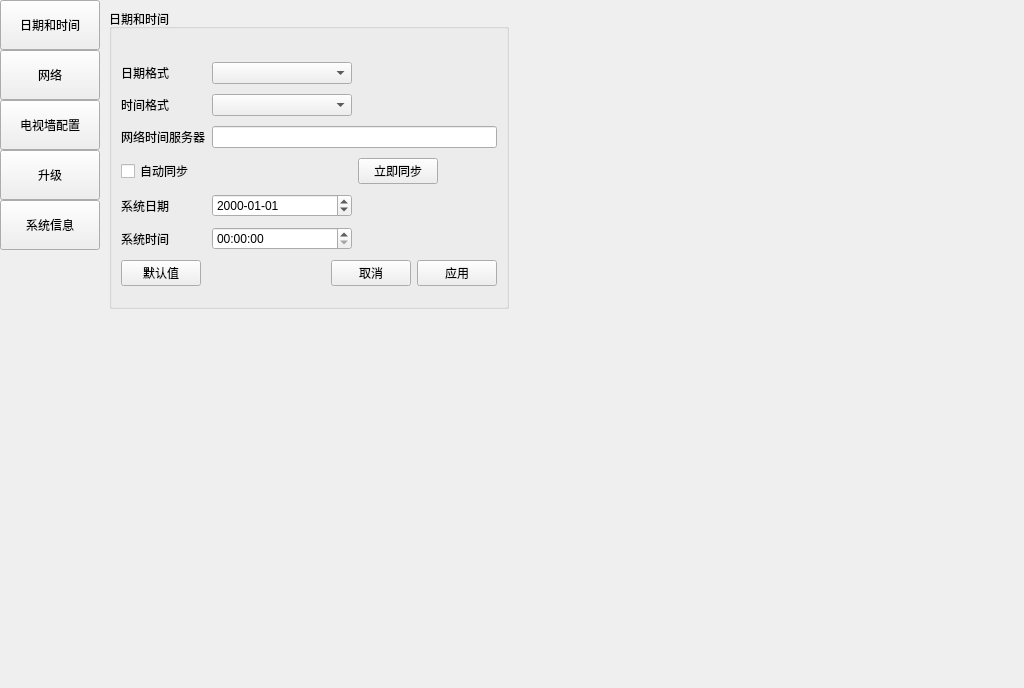
<?xml version="1.0" encoding="UTF-8"?>
<ui version="4.0">
 <class>page_config</class>
 <widget class="QWidget" name="page_config">
  <property name="geometry">
   <rect>
    <x>0</x>
    <y>0</y>
    <width>1024</width>
    <height>688</height>
   </rect>
  </property>
  <property name="windowTitle">
   <string>Form</string>
  </property>
  <layout class="QHBoxLayout" name="horizontalLayout">
   <property name="spacing">
    <number>0</number>
   </property>
   <property name="margin">
    <number>0</number>
   </property>
   <item>
    <widget class="QWidget" name="widget_left" native="true">
     <property name="sizePolicy">
      <sizepolicy hsizetype="Fixed" vsizetype="Preferred">
       <horstretch>0</horstretch>
       <verstretch>0</verstretch>
      </sizepolicy>
     </property>
     <property name="minimumSize">
      <size>
       <width>100</width>
       <height>0</height>
      </size>
     </property>
     <property name="maximumSize">
      <size>
       <width>100</width>
       <height>16777215</height>
      </size>
     </property>
     <layout class="QVBoxLayout" name="verticalLayout">
      <property name="spacing">
       <number>0</number>
      </property>
      <property name="margin">
       <number>0</number>
      </property>
      <item>
       <widget class="QPushButton" name="btn_date">
        <property name="sizePolicy">
         <sizepolicy hsizetype="Fixed" vsizetype="Fixed">
          <horstretch>0</horstretch>
          <verstretch>0</verstretch>
         </sizepolicy>
        </property>
        <property name="minimumSize">
         <size>
          <width>100</width>
          <height>50</height>
         </size>
        </property>
        <property name="text">
         <string>日期和时间</string>
        </property>
        <property name="checkable">
         <bool>true</bool>
        </property>
       </widget>
      </item>
      <item>
       <widget class="QPushButton" name="btn_network">
        <property name="sizePolicy">
         <sizepolicy hsizetype="Fixed" vsizetype="Fixed">
          <horstretch>0</horstretch>
          <verstretch>0</verstretch>
         </sizepolicy>
        </property>
        <property name="minimumSize">
         <size>
          <width>100</width>
          <height>50</height>
         </size>
        </property>
        <property name="text">
         <string>网络</string>
        </property>
        <property name="checkable">
         <bool>true</bool>
        </property>
       </widget>
      </item>
      <item>
       <widget class="QPushButton" name="btn_tv_wall">
        <property name="sizePolicy">
         <sizepolicy hsizetype="Fixed" vsizetype="Fixed">
          <horstretch>0</horstretch>
          <verstretch>0</verstretch>
         </sizepolicy>
        </property>
        <property name="minimumSize">
         <size>
          <width>100</width>
          <height>50</height>
         </size>
        </property>
        <property name="text">
         <string>电视墙配置</string>
        </property>
        <property name="checkable">
         <bool>true</bool>
        </property>
       </widget>
      </item>
      <item>
       <widget class="QPushButton" name="btn_upgrade">
        <property name="sizePolicy">
         <sizepolicy hsizetype="Fixed" vsizetype="Fixed">
          <horstretch>0</horstretch>
          <verstretch>0</verstretch>
         </sizepolicy>
        </property>
        <property name="minimumSize">
         <size>
          <width>100</width>
          <height>50</height>
         </size>
        </property>
        <property name="text">
         <string>升级</string>
        </property>
        <property name="checkable">
         <bool>true</bool>
        </property>
       </widget>
      </item>
      <item>
       <widget class="QPushButton" name="btn_sysinfo">
        <property name="sizePolicy">
         <sizepolicy hsizetype="Fixed" vsizetype="Fixed">
          <horstretch>0</horstretch>
          <verstretch>0</verstretch>
         </sizepolicy>
        </property>
        <property name="minimumSize">
         <size>
          <width>100</width>
          <height>50</height>
         </size>
        </property>
        <property name="text">
         <string>系统信息</string>
        </property>
        <property name="checkable">
         <bool>true</bool>
        </property>
       </widget>
      </item>
      <item>
       <spacer name="verticalSpacer">
        <property name="orientation">
         <enum>Qt::Vertical</enum>
        </property>
        <property name="sizeHint" stdset="0">
         <size>
          <width>20</width>
          <height>435</height>
         </size>
        </property>
       </spacer>
      </item>
     </layout>
    </widget>
   </item>
   <item>
    <widget class="QStackedWidget" name="stackedWidget_config">
     <property name="minimumSize">
      <size>
       <width>924</width>
       <height>0</height>
      </size>
     </property>
     <property name="maximumSize">
      <size>
       <width>924</width>
       <height>16777215</height>
      </size>
     </property>
     <property name="currentIndex">
      <number>0</number>
     </property>
     <widget class="QWidget" name="page_date">
      <layout class="QGridLayout" name="gridLayout">
       <item row="0" column="0">
        <widget class="QGroupBox" name="groupBox_date">
         <property name="sizePolicy">
          <sizepolicy hsizetype="Fixed" vsizetype="Fixed">
           <horstretch>0</horstretch>
           <verstretch>0</verstretch>
          </sizepolicy>
         </property>
         <property name="minimumSize">
          <size>
           <width>400</width>
           <height>300</height>
          </size>
         </property>
         <property name="title">
          <string>日期和时间</string>
         </property>
         <layout class="QGridLayout" name="gridLayout_2" rowstretch="0,0,0,0,0,0,0,0,0" columnstretch="1,1,1">
          <item row="3" column="0">
           <widget class="QLabel" name="lab_server">
            <property name="text">
             <string>网络时间服务器</string>
            </property>
           </widget>
          </item>
          <item row="5" column="2">
           <widget class="QPushButton" name="btn_sync">
            <property name="sizePolicy">
             <sizepolicy hsizetype="Fixed" vsizetype="Fixed">
              <horstretch>0</horstretch>
              <verstretch>0</verstretch>
             </sizepolicy>
            </property>
            <property name="minimumSize">
             <size>
              <width>75</width>
              <height>0</height>
             </size>
            </property>
            <property name="text">
             <string>立即同步</string>
            </property>
           </widget>
          </item>
          <item row="2" column="0">
           <widget class="QLabel" name="lab_time_format">
            <property name="text">
             <string>时间格式</string>
            </property>
           </widget>
          </item>
          <item row="2" column="1">
           <widget class="QComboBox" name="comboBox_time"/>
          </item>
          <item row="3" column="1" colspan="2">
           <widget class="QLineEdit" name="lineEdit_server"/>
          </item>
          <item row="7" column="1">
           <widget class="QTimeEdit" name="timeEdit">
            <property name="minimumDateTime">
             <datetime>
              <hour>0</hour>
              <minute>0</minute>
              <second>0</second>
              <year>2000</year>
              <month>1</month>
              <day>1</day>
             </datetime>
            </property>
            <property name="displayFormat">
             <string>HH:mm:ss</string>
            </property>
           </widget>
          </item>
          <item row="6" column="0">
           <widget class="QLabel" name="lab_date">
            <property name="text">
             <string>系统日期</string>
            </property>
           </widget>
          </item>
          <item row="0" column="0">
           <spacer name="verticalSpacer_10">
            <property name="orientation">
             <enum>Qt::Vertical</enum>
            </property>
            <property name="sizeType">
             <enum>QSizePolicy::Fixed</enum>
            </property>
            <property name="sizeHint" stdset="0">
             <size>
              <width>20</width>
              <height>20</height>
             </size>
            </property>
           </spacer>
          </item>
          <item row="6" column="1">
           <widget class="QDateEdit" name="dateEdit">
            <property name="displayFormat">
             <string>yyyy-MM-dd</string>
            </property>
           </widget>
          </item>
          <item row="8" column="1" colspan="2">
           <layout class="QHBoxLayout" name="horizontalLayout_2">
            <item>
             <spacer name="horizontalSpacer_2">
              <property name="orientation">
               <enum>Qt::Horizontal</enum>
              </property>
              <property name="sizeHint" stdset="0">
               <size>
                <width>40</width>
                <height>20</height>
               </size>
              </property>
             </spacer>
            </item>
            <item>
             <widget class="QPushButton" name="btn_date_cancel">
              <property name="sizePolicy">
               <sizepolicy hsizetype="Fixed" vsizetype="Fixed">
                <horstretch>0</horstretch>
                <verstretch>0</verstretch>
               </sizepolicy>
              </property>
              <property name="minimumSize">
               <size>
                <width>75</width>
                <height>0</height>
               </size>
              </property>
              <property name="text">
               <string>取消</string>
              </property>
             </widget>
            </item>
            <item>
             <widget class="QPushButton" name="btn_date_apply">
              <property name="sizePolicy">
               <sizepolicy hsizetype="Fixed" vsizetype="Fixed">
                <horstretch>0</horstretch>
                <verstretch>0</verstretch>
               </sizepolicy>
              </property>
              <property name="minimumSize">
               <size>
                <width>75</width>
                <height>0</height>
               </size>
              </property>
              <property name="text">
               <string>应用</string>
              </property>
             </widget>
            </item>
           </layout>
          </item>
          <item row="8" column="0">
           <widget class="QPushButton" name="btn_date_def">
            <property name="sizePolicy">
             <sizepolicy hsizetype="Fixed" vsizetype="Fixed">
              <horstretch>0</horstretch>
              <verstretch>0</verstretch>
             </sizepolicy>
            </property>
            <property name="minimumSize">
             <size>
              <width>75</width>
              <height>0</height>
             </size>
            </property>
            <property name="text">
             <string>默认值</string>
            </property>
           </widget>
          </item>
          <item row="1" column="0">
           <widget class="QLabel" name="lab_date_format">
            <property name="text">
             <string>日期格式</string>
            </property>
           </widget>
          </item>
          <item row="2" column="2">
           <spacer name="horizontalSpacer_3">
            <property name="orientation">
             <enum>Qt::Horizontal</enum>
            </property>
            <property name="sizeHint" stdset="0">
             <size>
              <width>40</width>
              <height>20</height>
             </size>
            </property>
           </spacer>
          </item>
          <item row="5" column="0">
           <widget class="QCheckBox" name="checkBox_auto_sync">
            <property name="enabled">
             <bool>true</bool>
            </property>
            <property name="sizePolicy">
             <sizepolicy hsizetype="Preferred" vsizetype="Preferred">
              <horstretch>0</horstretch>
              <verstretch>0</verstretch>
             </sizepolicy>
            </property>
            <property name="text">
             <string>自动同步</string>
            </property>
            <property name="checked">
             <bool>false</bool>
            </property>
           </widget>
          </item>
          <item row="7" column="0">
           <widget class="QLabel" name="lab_time">
            <property name="text">
             <string>系统时间</string>
            </property>
           </widget>
          </item>
          <item row="1" column="1">
           <widget class="QComboBox" name="comboBox_date"/>
          </item>
         </layout>
        </widget>
       </item>
       <item row="0" column="1">
        <spacer name="horizontalSpacer">
         <property name="orientation">
          <enum>Qt::Horizontal</enum>
         </property>
         <property name="sizeHint" stdset="0">
          <size>
           <width>40</width>
           <height>20</height>
          </size>
         </property>
        </spacer>
       </item>
       <item row="1" column="0">
        <spacer name="verticalSpacer_2">
         <property name="orientation">
          <enum>Qt::Vertical</enum>
         </property>
         <property name="sizeHint" stdset="0">
          <size>
           <width>20</width>
           <height>40</height>
          </size>
         </property>
        </spacer>
       </item>
      </layout>
     </widget>
     <widget class="QWidget" name="page_net">
      <layout class="QGridLayout" name="gridLayout_4">
       <item row="0" column="1">
        <spacer name="horizontalSpacer_6">
         <property name="orientation">
          <enum>Qt::Horizontal</enum>
         </property>
         <property name="sizeHint" stdset="0">
          <size>
           <width>497</width>
           <height>20</height>
          </size>
         </property>
        </spacer>
       </item>
       <item row="1" column="0">
        <spacer name="verticalSpacer_3">
         <property name="orientation">
          <enum>Qt::Vertical</enum>
         </property>
         <property name="sizeHint" stdset="0">
          <size>
           <width>20</width>
           <height>361</height>
          </size>
         </property>
        </spacer>
       </item>
       <item row="0" column="0">
        <widget class="QGroupBox" name="groupBox_net">
         <property name="sizePolicy">
          <sizepolicy hsizetype="Preferred" vsizetype="Preferred">
           <horstretch>0</horstretch>
           <verstretch>0</verstretch>
          </sizepolicy>
         </property>
         <property name="minimumSize">
          <size>
           <width>400</width>
           <height>300</height>
          </size>
         </property>
         <property name="title">
          <string>网络配置</string>
         </property>
         <layout class="QGridLayout" name="gridLayout_3" rowstretch="0,0,0,0,0,0,0,0,0,0" columnstretch="1,2,1" rowminimumheight="0,0,0,0,0,0,0,0,0,0">
          <item row="4" column="0">
           <widget class="QLabel" name="lab_gateway">
            <property name="text">
             <string>默认网关</string>
            </property>
           </widget>
          </item>
          <item row="9" column="1" colspan="2">
           <layout class="QHBoxLayout" name="horizontalLayout_3">
            <item>
             <spacer name="horizontalSpacer_5">
              <property name="orientation">
               <enum>Qt::Horizontal</enum>
              </property>
              <property name="sizeHint" stdset="0">
               <size>
                <width>40</width>
                <height>20</height>
               </size>
              </property>
             </spacer>
            </item>
            <item>
             <widget class="QPushButton" name="btn_net_cancel">
              <property name="sizePolicy">
               <sizepolicy hsizetype="Fixed" vsizetype="Fixed">
                <horstretch>0</horstretch>
                <verstretch>0</verstretch>
               </sizepolicy>
              </property>
              <property name="minimumSize">
               <size>
                <width>75</width>
                <height>0</height>
               </size>
              </property>
              <property name="text">
               <string>取消</string>
              </property>
             </widget>
            </item>
            <item>
             <widget class="QPushButton" name="btn_net_apply">
              <property name="sizePolicy">
               <sizepolicy hsizetype="Fixed" vsizetype="Fixed">
                <horstretch>0</horstretch>
                <verstretch>0</verstretch>
               </sizepolicy>
              </property>
              <property name="minimumSize">
               <size>
                <width>75</width>
                <height>0</height>
               </size>
              </property>
              <property name="text">
               <string>应用</string>
              </property>
             </widget>
            </item>
           </layout>
          </item>
          <item row="9" column="0">
           <widget class="QPushButton" name="btn_net_def">
            <property name="sizePolicy">
             <sizepolicy hsizetype="Fixed" vsizetype="Fixed">
              <horstretch>0</horstretch>
              <verstretch>0</verstretch>
             </sizepolicy>
            </property>
            <property name="minimumSize">
             <size>
              <width>75</width>
              <height>0</height>
             </size>
            </property>
            <property name="text">
             <string>默认值</string>
            </property>
           </widget>
          </item>
          <item row="7" column="0">
           <widget class="QLabel" name="lab_dns1">
            <property name="text">
             <string>首选DNS服务器</string>
            </property>
           </widget>
          </item>
          <item row="8" column="0">
           <widget class="QLabel" name="lab_dns2">
            <property name="lineWidth">
             <number>1</number>
            </property>
            <property name="text">
             <string>备选DNS服务器</string>
            </property>
           </widget>
          </item>
          <item row="3" column="0">
           <widget class="QLabel" name="lab_submask">
            <property name="text">
             <string>子网掩码</string>
            </property>
           </widget>
          </item>
          <item row="1" column="1">
           <widget class="QLineEdit" name="lineEdit_mac">
            <property name="inputMask">
             <string>HH:HH:HH:HH:HH:HH;_</string>
            </property>
           </widget>
          </item>
          <item row="2" column="1">
           <widget class="QLineEdit" name="lineEdit_ipaddr"/>
          </item>
          <item row="3" column="1">
           <widget class="QLineEdit" name="lineEdit_submask"/>
          </item>
          <item row="1" column="0">
           <widget class="QLabel" name="lab_time_format_2">
            <property name="text">
             <string>MAC地址</string>
            </property>
           </widget>
          </item>
          <item row="2" column="0">
           <widget class="QLabel" name="lab_ipaddr">
            <property name="text">
             <string>IP地址</string>
            </property>
           </widget>
          </item>
          <item row="4" column="1">
           <widget class="QLineEdit" name="lineEdit_gateway"/>
          </item>
          <item row="7" column="1">
           <widget class="QLineEdit" name="lineEdit_dns1"/>
          </item>
          <item row="8" column="1">
           <widget class="QLineEdit" name="lineEdit_dns2"/>
          </item>
          <item row="0" column="0">
           <spacer name="verticalSpacer_11">
            <property name="orientation">
             <enum>Qt::Vertical</enum>
            </property>
            <property name="sizeType">
             <enum>QSizePolicy::Fixed</enum>
            </property>
            <property name="sizeHint" stdset="0">
             <size>
              <width>20</width>
              <height>20</height>
             </size>
            </property>
           </spacer>
          </item>
          <item row="2" column="2">
           <layout class="QHBoxLayout" name="horizontalLayout_4">
            <item>
             <spacer name="horizontalSpacer_10">
              <property name="orientation">
               <enum>Qt::Horizontal</enum>
              </property>
              <property name="sizeType">
               <enum>QSizePolicy::Fixed</enum>
              </property>
              <property name="sizeHint" stdset="0">
               <size>
                <width>20</width>
                <height>20</height>
               </size>
              </property>
             </spacer>
            </item>
            <item>
             <widget class="QCheckBox" name="checkBox_dhcp">
              <property name="sizePolicy">
               <sizepolicy hsizetype="Preferred" vsizetype="Preferred">
                <horstretch>0</horstretch>
                <verstretch>0</verstretch>
               </sizepolicy>
              </property>
              <property name="text">
               <string>DHCP</string>
              </property>
              <property name="checked">
               <bool>false</bool>
              </property>
             </widget>
            </item>
           </layout>
          </item>
          <item row="3" column="2">
           <spacer name="horizontalSpacer_4">
            <property name="orientation">
             <enum>Qt::Horizontal</enum>
            </property>
            <property name="sizeType">
             <enum>QSizePolicy::Expanding</enum>
            </property>
            <property name="sizeHint" stdset="0">
             <size>
              <width>40</width>
              <height>20</height>
             </size>
            </property>
           </spacer>
          </item>
          <item row="1" column="2">
           <widget class="QLabel" name="label_mac_warning">
            <property name="text">
             <string>label_mac_warning</string>
            </property>
           </widget>
          </item>
         </layout>
        </widget>
       </item>
      </layout>
     </widget>
     <widget class="QWidget" name="page_tvWall">
      <layout class="QVBoxLayout" name="verticalLayout_2">
       <item>
        <layout class="QHBoxLayout" name="horizontalLayout_8">
         <item>
          <spacer name="horizontalSpacer_11">
           <property name="orientation">
            <enum>Qt::Horizontal</enum>
           </property>
           <property name="sizeType">
            <enum>QSizePolicy::Fixed</enum>
           </property>
           <property name="sizeHint" stdset="0">
            <size>
             <width>20</width>
             <height>20</height>
            </size>
           </property>
          </spacer>
         </item>
         <item>
          <widget class="QPushButton" name="btn_tvWall_add">
           <property name="enabled">
            <bool>true</bool>
           </property>
           <property name="sizePolicy">
            <sizepolicy hsizetype="Fixed" vsizetype="Fixed">
             <horstretch>0</horstretch>
             <verstretch>0</verstretch>
            </sizepolicy>
           </property>
           <property name="minimumSize">
            <size>
             <width>100</width>
             <height>0</height>
            </size>
           </property>
           <property name="text">
            <string>添加电视墙</string>
           </property>
          </widget>
         </item>
         <item>
          <spacer name="horizontalSpacer_12">
           <property name="orientation">
            <enum>Qt::Horizontal</enum>
           </property>
           <property name="sizeType">
            <enum>QSizePolicy::Fixed</enum>
           </property>
           <property name="sizeHint" stdset="0">
            <size>
             <width>10</width>
             <height>20</height>
            </size>
           </property>
          </spacer>
         </item>
         <item>
          <widget class="QPushButton" name="btn_tvWall_modify">
           <property name="sizePolicy">
            <sizepolicy hsizetype="Fixed" vsizetype="Fixed">
             <horstretch>0</horstretch>
             <verstretch>0</verstretch>
            </sizepolicy>
           </property>
           <property name="minimumSize">
            <size>
             <width>100</width>
             <height>0</height>
            </size>
           </property>
           <property name="text">
            <string>修改电视墙</string>
           </property>
          </widget>
         </item>
         <item>
          <spacer name="horizontalSpacer_15">
           <property name="orientation">
            <enum>Qt::Horizontal</enum>
           </property>
           <property name="sizeType">
            <enum>QSizePolicy::Fixed</enum>
           </property>
           <property name="sizeHint" stdset="0">
            <size>
             <width>10</width>
             <height>20</height>
            </size>
           </property>
          </spacer>
         </item>
         <item>
          <widget class="QPushButton" name="btn_tvWall_del">
           <property name="sizePolicy">
            <sizepolicy hsizetype="Fixed" vsizetype="Fixed">
             <horstretch>0</horstretch>
             <verstretch>0</verstretch>
            </sizepolicy>
           </property>
           <property name="minimumSize">
            <size>
             <width>100</width>
             <height>0</height>
            </size>
           </property>
           <property name="text">
            <string>删除电视墙</string>
           </property>
          </widget>
         </item>
         <item>
          <spacer name="horizontalSpacer_13">
           <property name="orientation">
            <enum>Qt::Horizontal</enum>
           </property>
           <property name="sizeHint" stdset="0">
            <size>
             <width>40</width>
             <height>20</height>
            </size>
           </property>
          </spacer>
         </item>
        </layout>
       </item>
       <item>
        <widget class="QTableWidget" name="tableWidget_tvwall">
         <attribute name="horizontalHeaderCascadingSectionResizes">
          <bool>false</bool>
         </attribute>
         <attribute name="horizontalHeaderShowSortIndicator" stdset="0">
          <bool>false</bool>
         </attribute>
         <attribute name="horizontalHeaderStretchLastSection">
          <bool>true</bool>
         </attribute>
        </widget>
       </item>
      </layout>
     </widget>
     <widget class="QWidget" name="page_upgrade">
      <layout class="QGridLayout" name="gridLayout_6">
       <item row="0" column="0">
        <widget class="QGroupBox" name="groupBox_upgrade">
         <property name="sizePolicy">
          <sizepolicy hsizetype="Preferred" vsizetype="Fixed">
           <horstretch>0</horstretch>
           <verstretch>0</verstretch>
          </sizepolicy>
         </property>
         <property name="minimumSize">
          <size>
           <width>600</width>
           <height>200</height>
          </size>
         </property>
         <property name="title">
          <string>升级</string>
         </property>
         <layout class="QGridLayout" name="gridLayout_5">
          <item row="6" column="1">
           <layout class="QHBoxLayout" name="horizontalLayout_5">
            <item>
             <spacer name="horizontalSpacer_8">
              <property name="orientation">
               <enum>Qt::Horizontal</enum>
              </property>
              <property name="sizeHint" stdset="0">
               <size>
                <width>40</width>
                <height>20</height>
               </size>
              </property>
             </spacer>
            </item>
            <item>
             <widget class="QPushButton" name="btn_upgrade_cancel">
              <property name="sizePolicy">
               <sizepolicy hsizetype="Minimum" vsizetype="Fixed">
                <horstretch>0</horstretch>
                <verstretch>0</verstretch>
               </sizepolicy>
              </property>
              <property name="minimumSize">
               <size>
                <width>75</width>
                <height>0</height>
               </size>
              </property>
              <property name="maximumSize">
               <size>
                <width>16777215</width>
                <height>16777215</height>
               </size>
              </property>
              <property name="text">
               <string>取消</string>
              </property>
             </widget>
            </item>
            <item>
             <spacer name="horizontalSpacer_7">
              <property name="orientation">
               <enum>Qt::Horizontal</enum>
              </property>
              <property name="sizeType">
               <enum>QSizePolicy::Fixed</enum>
              </property>
              <property name="sizeHint" stdset="0">
               <size>
                <width>40</width>
                <height>20</height>
               </size>
              </property>
             </spacer>
            </item>
           </layout>
          </item>
          <item row="3" column="2">
           <widget class="QPushButton" name="btn_openfile">
            <property name="sizePolicy">
             <sizepolicy hsizetype="Minimum" vsizetype="Fixed">
              <horstretch>0</horstretch>
              <verstretch>0</verstretch>
             </sizepolicy>
            </property>
            <property name="minimumSize">
             <size>
              <width>75</width>
              <height>0</height>
             </size>
            </property>
            <property name="text">
             <string>浏览</string>
            </property>
           </widget>
          </item>
          <item row="3" column="1">
           <widget class="QLabel" name="label_file_name">
            <property name="sizePolicy">
             <sizepolicy hsizetype="Expanding" vsizetype="Preferred">
              <horstretch>0</horstretch>
              <verstretch>0</verstretch>
             </sizepolicy>
            </property>
            <property name="frameShape">
             <enum>QFrame::Panel</enum>
            </property>
            <property name="frameShadow">
             <enum>QFrame::Sunken</enum>
            </property>
            <property name="text">
             <string/>
            </property>
           </widget>
          </item>
          <item row="1" column="0" colspan="3">
           <widget class="QLabel" name="label_info">
            <property name="text">
             <string>&lt;html&gt;&lt;head/&gt;&lt;body&gt;&lt;p&gt;请插入U盘，选择其中对应的升级文件；升级过程中请不要关闭电源！&lt;/p&gt;&lt;/body&gt;&lt;/html&gt;</string>
            </property>
            <property name="wordWrap">
             <bool>true</bool>
            </property>
           </widget>
          </item>
          <item row="4" column="0" colspan="3">
           <widget class="QProgressBar" name="pbar_upgrade">
            <property name="minimumSize">
             <size>
              <width>0</width>
              <height>20</height>
             </size>
            </property>
            <property name="maximumSize">
             <size>
              <width>16777215</width>
              <height>20</height>
             </size>
            </property>
            <property name="maximum">
             <number>100</number>
            </property>
            <property name="value">
             <number>0</number>
            </property>
            <property name="orientation">
             <enum>Qt::Horizontal</enum>
            </property>
            <property name="invertedAppearance">
             <bool>false</bool>
            </property>
           </widget>
          </item>
          <item row="3" column="0">
           <widget class="QLabel" name="label_file">
            <property name="sizePolicy">
             <sizepolicy hsizetype="Fixed" vsizetype="Preferred">
              <horstretch>0</horstretch>
              <verstretch>0</verstretch>
             </sizepolicy>
            </property>
            <property name="minimumSize">
             <size>
              <width>60</width>
              <height>0</height>
             </size>
            </property>
            <property name="text">
             <string>升级文件</string>
            </property>
           </widget>
          </item>
          <item row="6" column="2">
           <widget class="QPushButton" name="btn_upgrade_apply">
            <property name="sizePolicy">
             <sizepolicy hsizetype="Minimum" vsizetype="Fixed">
              <horstretch>0</horstretch>
              <verstretch>0</verstretch>
             </sizepolicy>
            </property>
            <property name="minimumSize">
             <size>
              <width>75</width>
              <height>0</height>
             </size>
            </property>
            <property name="maximumSize">
             <size>
              <width>16777215</width>
              <height>16777215</height>
             </size>
            </property>
            <property name="text">
             <string>应用</string>
            </property>
           </widget>
          </item>
          <item row="2" column="0">
           <spacer name="verticalSpacer_6">
            <property name="orientation">
             <enum>Qt::Vertical</enum>
            </property>
            <property name="sizeType">
             <enum>QSizePolicy::Expanding</enum>
            </property>
            <property name="sizeHint" stdset="0">
             <size>
              <width>20</width>
              <height>40</height>
             </size>
            </property>
           </spacer>
          </item>
          <item row="5" column="0">
           <spacer name="verticalSpacer_7">
            <property name="orientation">
             <enum>Qt::Vertical</enum>
            </property>
            <property name="sizeType">
             <enum>QSizePolicy::Maximum</enum>
            </property>
            <property name="sizeHint" stdset="0">
             <size>
              <width>20</width>
              <height>20</height>
             </size>
            </property>
           </spacer>
          </item>
          <item row="0" column="0">
           <spacer name="verticalSpacer_13">
            <property name="orientation">
             <enum>Qt::Vertical</enum>
            </property>
            <property name="sizeType">
             <enum>QSizePolicy::Fixed</enum>
            </property>
            <property name="sizeHint" stdset="0">
             <size>
              <width>20</width>
              <height>5</height>
             </size>
            </property>
           </spacer>
          </item>
         </layout>
        </widget>
       </item>
       <item row="0" column="1">
        <spacer name="horizontalSpacer_9">
         <property name="orientation">
          <enum>Qt::Horizontal</enum>
         </property>
         <property name="sizeHint" stdset="0">
          <size>
           <width>297</width>
           <height>20</height>
          </size>
         </property>
        </spacer>
       </item>
       <item row="1" column="0">
        <spacer name="verticalSpacer_4">
         <property name="orientation">
          <enum>Qt::Vertical</enum>
         </property>
         <property name="sizeHint" stdset="0">
          <size>
           <width>20</width>
           <height>361</height>
          </size>
         </property>
        </spacer>
       </item>
      </layout>
     </widget>
     <widget class="QWidget" name="page_sysInfo">
      <layout class="QGridLayout" name="gridLayout_9">
       <item row="0" column="0">
        <widget class="QGroupBox" name="groupBox_sysInfo">
         <property name="sizePolicy">
          <sizepolicy hsizetype="Fixed" vsizetype="Fixed">
           <horstretch>0</horstretch>
           <verstretch>0</verstretch>
          </sizepolicy>
         </property>
         <property name="minimumSize">
          <size>
           <width>400</width>
           <height>300</height>
          </size>
         </property>
         <property name="title">
          <string>系统信息</string>
         </property>
         <layout class="QGridLayout" name="gridLayout_8" rowstretch="0,0,0,0,0" columnstretch="1,1,0">
          <item row="3" column="2">
           <widget class="QLabel" name="lab_sys_vision_val"/>
          </item>
          <item row="1" column="2">
           <widget class="QLabel" name="lab_dev_type_val">
            <property name="sizePolicy">
             <sizepolicy hsizetype="Expanding" vsizetype="Preferred">
              <horstretch>0</horstretch>
              <verstretch>0</verstretch>
             </sizepolicy>
            </property>
           </widget>
          </item>
          <item row="1" column="0">
           <widget class="QLabel" name="lab_dev_type">
            <property name="enabled">
             <bool>true</bool>
            </property>
            <property name="sizePolicy">
             <sizepolicy hsizetype="Fixed" vsizetype="Preferred">
              <horstretch>0</horstretch>
              <verstretch>0</verstretch>
             </sizepolicy>
            </property>
            <property name="text">
             <string>设备类型</string>
            </property>
           </widget>
          </item>
          <item row="3" column="0">
           <widget class="QLabel" name="lab_sys_vision">
            <property name="text">
             <string>系统版本</string>
            </property>
           </widget>
          </item>
          <item row="4" column="0">
           <spacer name="verticalSpacer_9">
            <property name="orientation">
             <enum>Qt::Vertical</enum>
            </property>
            <property name="sizeHint" stdset="0">
             <size>
              <width>20</width>
              <height>40</height>
             </size>
            </property>
           </spacer>
          </item>
          <item row="1" column="1">
           <spacer name="horizontalSpacer_14">
            <property name="orientation">
             <enum>Qt::Horizontal</enum>
            </property>
            <property name="sizeType">
             <enum>QSizePolicy::Fixed</enum>
            </property>
            <property name="sizeHint" stdset="0">
             <size>
              <width>10</width>
              <height>20</height>
             </size>
            </property>
           </spacer>
          </item>
          <item row="0" column="0">
           <spacer name="verticalSpacer_12">
            <property name="orientation">
             <enum>Qt::Vertical</enum>
            </property>
            <property name="sizeType">
             <enum>QSizePolicy::Fixed</enum>
            </property>
            <property name="sizeHint" stdset="0">
             <size>
              <width>20</width>
              <height>20</height>
             </size>
            </property>
           </spacer>
          </item>
         </layout>
        </widget>
       </item>
       <item row="0" column="1">
        <spacer name="horizontalSpacer_16">
         <property name="orientation">
          <enum>Qt::Horizontal</enum>
         </property>
         <property name="sizeHint" stdset="0">
          <size>
           <width>497</width>
           <height>20</height>
          </size>
         </property>
        </spacer>
       </item>
       <item row="1" column="0">
        <spacer name="verticalSpacer_8">
         <property name="orientation">
          <enum>Qt::Vertical</enum>
         </property>
         <property name="sizeHint" stdset="0">
          <size>
           <width>20</width>
           <height>361</height>
          </size>
         </property>
        </spacer>
       </item>
      </layout>
     </widget>
    </widget>
   </item>
  </layout>
 </widget>
 <tabstops>
  <tabstop>btn_date</tabstop>
  <tabstop>btn_network</tabstop>
  <tabstop>btn_tv_wall</tabstop>
  <tabstop>btn_upgrade</tabstop>
  <tabstop>btn_sysinfo</tabstop>
  <tabstop>comboBox_date</tabstop>
  <tabstop>comboBox_time</tabstop>
  <tabstop>lineEdit_server</tabstop>
  <tabstop>checkBox_auto_sync</tabstop>
  <tabstop>btn_sync</tabstop>
  <tabstop>dateEdit</tabstop>
  <tabstop>timeEdit</tabstop>
  <tabstop>btn_date_def</tabstop>
  <tabstop>btn_date_cancel</tabstop>
  <tabstop>btn_date_apply</tabstop>
  <tabstop>lineEdit_mac</tabstop>
  <tabstop>lineEdit_ipaddr</tabstop>
  <tabstop>checkBox_dhcp</tabstop>
  <tabstop>lineEdit_submask</tabstop>
  <tabstop>lineEdit_gateway</tabstop>
  <tabstop>lineEdit_dns1</tabstop>
  <tabstop>lineEdit_dns2</tabstop>
  <tabstop>btn_net_def</tabstop>
  <tabstop>btn_net_cancel</tabstop>
  <tabstop>btn_net_apply</tabstop>
  <tabstop>btn_tvWall_add</tabstop>
  <tabstop>btn_tvWall_modify</tabstop>
  <tabstop>tableWidget_tvwall</tabstop>
  <tabstop>btn_openfile</tabstop>
  <tabstop>btn_upgrade_cancel</tabstop>
  <tabstop>btn_upgrade_apply</tabstop>
 </tabstops>
 <resources/>
 <connections/>
</ui>
